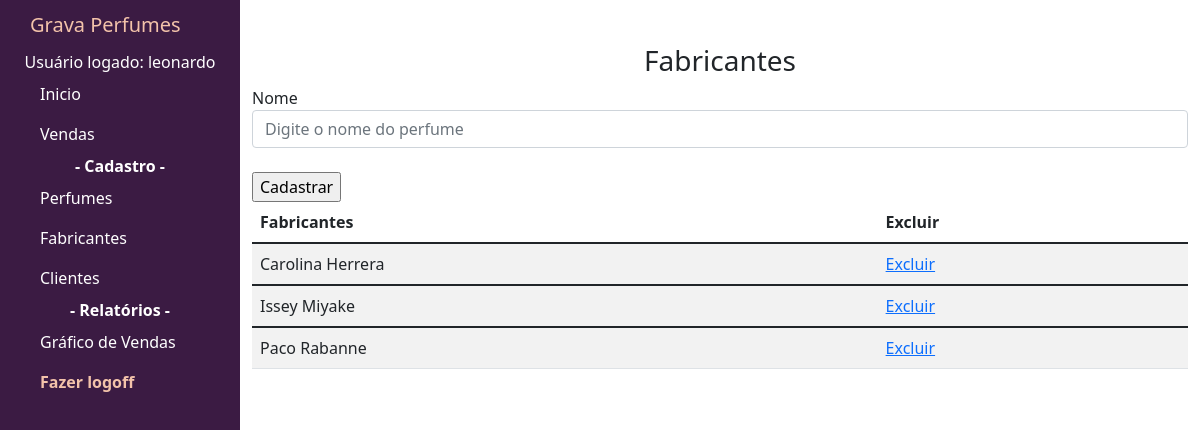
The app's page /listagemfabricantes (signed in), older data.
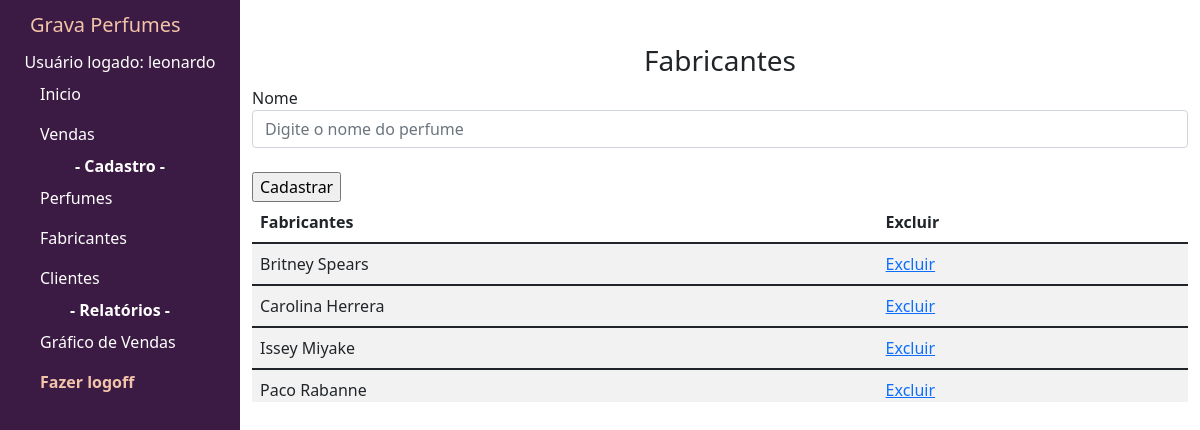
The same page, newer data.
### gravaperfumes/models.py (models this page shows, shortened)
class Fabricante(models.Model):
    nome = models.CharField(max_length=50)

### gravaperfumes/views.py (the view)
# urls.py: path('listagemfabricantes',views.listagemfabricantes,name='listagemfabricantes'),
def listagemfabricantes(request):
    if request.user.is_authenticated:
        fabricantes = Fabricante.objects.all().order_by('nome')
        if request.method == 'POST':
            if request.POST.get('nome'):
                post = Fabricante()
                post.nome = request.POST.get('nome')
                post.save()
            return render(request, 'listagemfabricantes.html',context={'fabricantes':fabricantes})
        else:
            return render(request, 'listagemfabricantes.html',context={'fabricantes':fabricantes})
    else:
        return render(request,'logoff.html')

### gravaperfumes/templates/listagemfabricantes.html (shortened to what this page needs)
{% extends 'base.html' %}
{% block content %}
<h3><center> Fabricantes </center></h3>
<form action="" method="POST">{% csrf_token %}
    <div class="form-group">
      <label for="exampleFormControlInput1">Nome</label>
      <input type="text" name="nome" class="form-control" id="exampleFormControlInput1" placeholder="Digite o nome do perfume">
    </div>
    <div class="form-group">
      <br>
      <input type="submit" value="Cadastrar">
    </div>
  </form>
<div class="table-wrapper-scroll-y my-custom-scrollbar">
  <table class="table table-striped mb-1">
      <thead>
          <tr>
              <th scope="col">Fabricantes</th>
              <th scope="col">Excluir</th>
          </tr>
      </thead>
          {% for fabricante in fabricantes %}
          <tbody>
              <tr>
                  <td>{{ fabricante.nome }}</td>
                  <td><a href="{% url 'deletar_fabricante' id=fabricante.id %}">Excluir</a></td>
              </tr>
          </tbody>
          {% endfor %}
  </table>
</div>
{% endblock %}

Row changes from the older to the newer data that the page shows:
added Fabricante: nome "Britney Spears"
